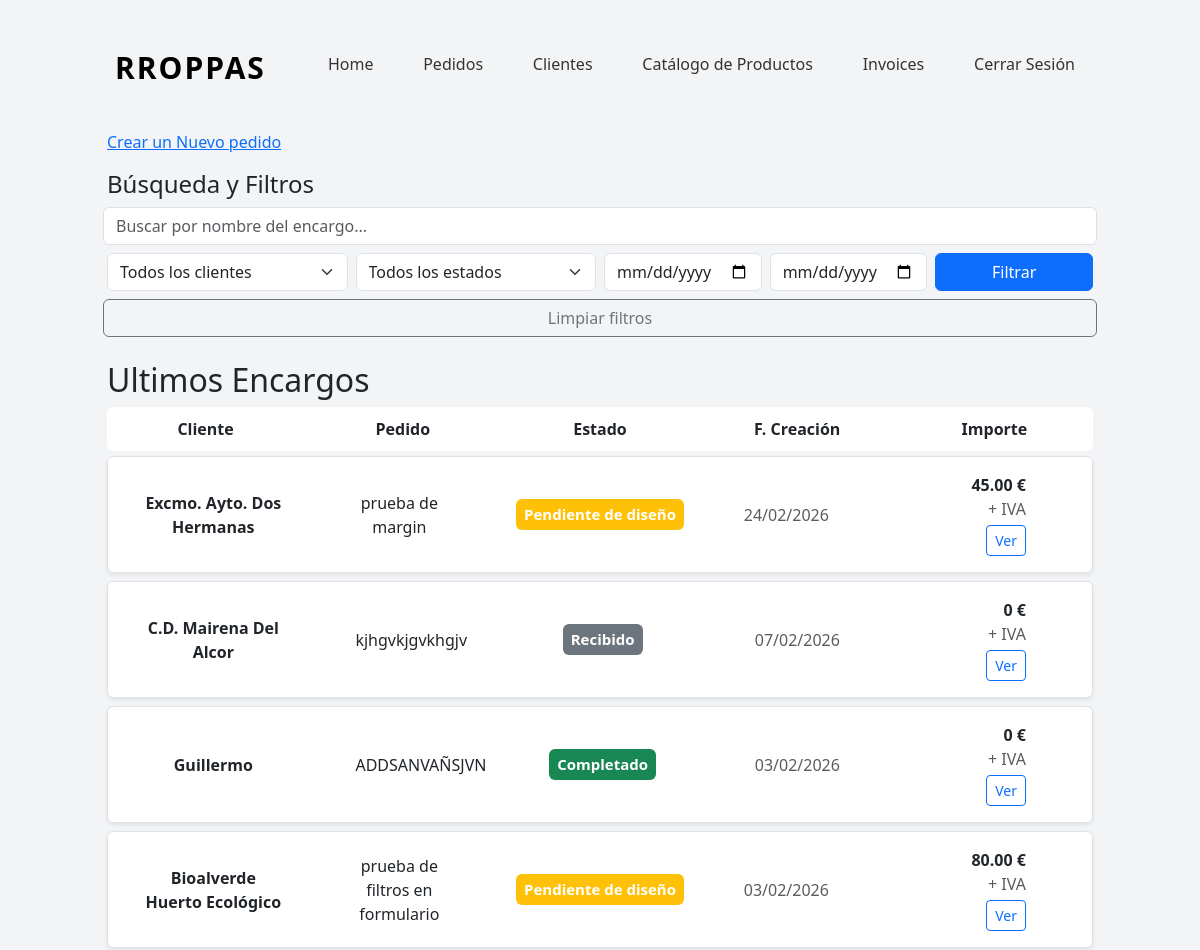
Before: /orders/list/ (signed in, upper part) with the older database file.
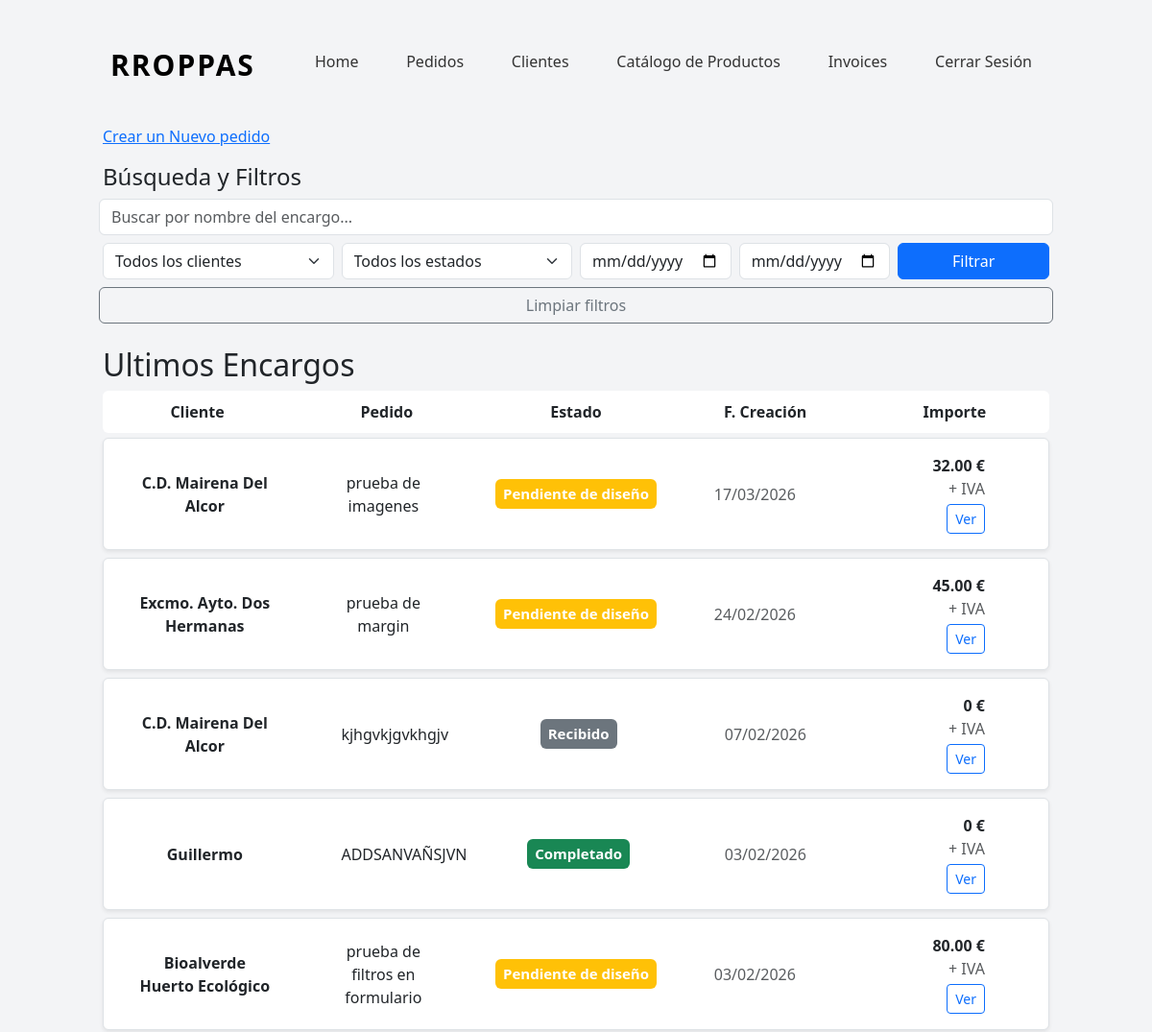
After: the same page with the newer database file.
### orders/models.py (models this page shows, shortened)
class Order(models.Model):
    class OrderStatus(models.TextChoices):
        RECEIVED = "RECEIVED", "Recibido"
        PENDING_DESIGN = "PENDING_DESIGN", "Pendiente de diseño"
        DESIGN_READY = "DESIGN_READY", "Diseño confirmado"
        IN_PRODUCTION = "IN_PRODUCTION", "En producción"
        COMPLETED = "COMPLETED", "Completado"
        DELIVERED = "DELIVERED", "Entregado"
        CANCELLED = "CANCELLED", "Cancelado"
    class OrderType(models.TextChoices):
        LARGE = 'LARGE', 'Encargo Importante'
        SMALL = 'SMALL', 'Encargo de Mostrador'
    client = models.ForeignKey(
        Client,
        on_delete=models.PROTECT,
        related_name='orders',
    )
    title = models.CharField(
        max_length=50,
        help_text='Descripcion corta del Pedido',
        verbose_name='Nombre del encargo',
    )
    status = models.CharField(
        verbose_name='Estado',
        choices=OrderStatus,
        default=OrderStatus.PENDING_DESIGN,
    )
    order_type =models.CharField(
        verbose_name='Tipo de pedido',
        choices=OrderType,
    )
    notes = models.TextField(blank=True, null=True)
    delivery_date = models.DateField(blank=True, null=True)
    created_at = models.DateTimeField(auto_now_add=True)
    updated_at = models.DateTimeField(auto_now=True)
    sent_at = models.DateField(blank=True, null=True)
    def total_price(self):
        return sum(
            item.unit_price * item.quantity
            for item in self.items.all()
        )
    def status_color(self):
        return {
            self.OrderStatus.RECEIVED: 'secondary',
            self.OrderStatus.PENDING_DESIGN: 'warning',
            self.OrderStatus.DESIGN_READY: 'info',
            self.OrderStatus.IN_PRODUCTION: 'primary',
            self.OrderStatus.COMPLETED: 'success',
            self.OrderStatus.DELIVERED: 'dark',
            self.OrderStatus.CANCELLED: 'danger',
        }.get(self.status, 'secondary')

class OrderItem(models.Model):
    order = models.ForeignKey(
        Order,
        on_delete=models.CASCADE,
        related_name='items',
    )
    product = models.ForeignKey(
        Product,
        on_delete=models.PROTECT,
    )
    variant = models.ForeignKey(
        ProductVariant,
        on_delete=models.PROTECT,
    )
    quantity = models.PositiveIntegerField(
        default=1,
    )
    unit_price = models.DecimalField(
        max_digits=10,
        decimal_places=2,
        help_text="Precio unitario sin IVA",
        verbose_name='Precio presupuestado',
    )
    notes = models.CharField(
        max_length=255,
        blank=True,
    )

### clients/models.py (models this page shows, shortened)
class Client(models.Model):
    TIPOS_CLIENTE = [
        ("club deportivo", "Club deportivo"),
        ("colegio", "Colegio"),
        ("ayuntamiento", "Ayuntamiento"),
        ("universidad", "Universidad"),
        ("empresa", "Empresa"),
        ("particular", "Particular"),
    ]
    name = models.CharField(
        verbose_name='Nombre',
        max_length=255,
    )
    tipo = models.CharField(
        verbose_name='Tipo de Cliente',
        choices=TIPOS_CLIENTE
    )
    cif_nif = models.CharField(
        verbose_name='CIF/NIF',
        max_length=20,
        blank=True,
        null=True,
    )
    t_number = models.CharField(
        verbose_name='Nº teléfono',
        max_length=30,
        null=True,
        blank=True
    )
    email= models.EmailField(
        blank=True,
    )
    direccion=models.TextField(
        verbose_name='Direccion',
        max_length=100,
        blank=True,
        null=True,
    )
    other=models.TextField(
        verbose_name='Otra información',
        blank=True,
        null=True,
    )
    created_at=models.DateTimeField(
        verbose_name='Fecha de Creación',
        default=timezone.now,
        )

### orders/views.py (the view)
# urls.py: path('list/', OrderListView.as_view(), name='orders'),
@method_decorator(login_required, name='dispatch')
class OrderListView(ListView):
    model = Order
    template_name = 'orders/orders.html'
    context_object_name = 'orders'
    def get_queryset(self):
        qs = Order.objects.select_related('client')
        search = self.request.GET.get('q')
        if search:
            qs = qs.filter(title__icontains = search)
        client = self.request.GET.get('client')
        if client:
            qs = qs.filter(client__id=client)
        status = self.request.GET.get('status')
        if status:
            qs = qs.filter(status=status)
        created_from = self.request.GET.get('created_from')
        if created_from:
            qs = qs.filter(created_at__date__gte=created_from)
        created_to = self.request.GET.get('created_to')
        if created_to:
            qs= qs.filter(created_at__date__lte=created_to)
        delivery_from = self.request.GET.get('delivery_from')
        if delivery_from:
            qs = qs.filter(delivery_date__gte=delivery_from)
        delivery_to = self.request.GET.get("delivery_to")
        if delivery_to :
            qs = qs.filter(delivery_date__lte=delivery_to)
        return qs.order_by("-created_at")
    def get_context_data(self, **kwargs):
        context = super().get_context_data(**kwargs)
        context["clients"] = Order._meta.get_field("client").remote_field.model.objects.all()
        context['status'] = Order.OrderStatus.choices
        return context

### mini_erp/templates/orders/orders.html (shortened to what this page needs)
{% extends "general/layout.html" %}
{% block contenido %}
      <div class="container">
      {% load static %}
      <link rel="stylesheet" href="{% static 'orders/css/orders.css' %}">
         <section>
               <div class="row">
                     <div class="col-12">
                        <p class="mb-3">
                           <a href="{% url 'orders:order_create' %}">Crear un Nuevo pedido</a>
                        </p>
                     </div>
               </div>
               <div class="row">
                  <div class="col-12">
                     <h4>Búsqueda y Filtros</h4>
                     {% include "_includes/_orders/_order_filters.html" %}
                     <h2 class="mt-4">Ultimos Encargos</h2>
                     <div class="order columns">
                        <div>Cliente</div>
                        <div>Pedido</div>
                        <div>Estado</div>
                        <div>F. Creación</div>
                        <div>Importe</div>
                     </div>
                     {% for order in orders  %}
                           {% include "_includes/_orders/_order_row.html" %}
                     {% endfor %}
                  </div>
               </div>
         </section>
      </div
{% endblock %}

### mini_erp/templates/_includes/_orders/_order_row.html
<div class="order-row d-flex gap-3 align-items-center p-3 mb-2 shadow-sm border rounded">
    {% load static %}
    <link rel="stylesheet" href="{% static 'orders/css/orders.css' %}">
    <div class="col-2 fw-bold">
        {{ order.client.name }}
    </div>
    <div class="col-3">
        {{ order.title }}
    </div>
    <div class="col-2">
        <span class="badge bg-{{ order.status_color }}">
            {{ order.get_status_display }}
        </span>
    </div>
    <div class="col-2 text-muted">
        {% if order.created_at %}
            {{ order.created_at|date:"d/m/Y" }}
        {% else %}
            Sin definir
        {% endif %}
    </div>
    <div class="col-auto text-end">
        <div class="order-price fw-bold">{{ order.total_price }} €</div>
        <div class="text-muted BIG">+ IVA</div>
        <a href="{% url 'orders:order_detail' order.pk %}"
           class="btn btn-sm btn-outline-primary mt-1">
            Ver
        </a>
    </div>
</div>

Changed rows visible on the page:
added Order: client.name "C.D. Mairena Del Alcor", title "prueba de imagenes", status "Pendiente de diseño", created_at "17/03/2026", total_price "32.00"
